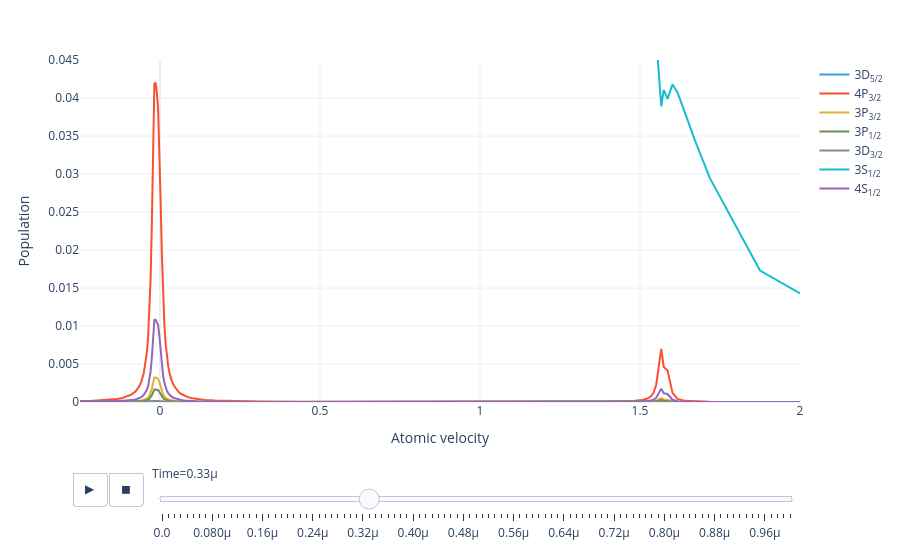

This figure's notebook cell:
### Code cell
model.level_population_distribution(sol).visualize(xaxis_range=(-.25, 2), yaxis_range=(0, .045))

### Figure 1 — Plotly figure (JSON) as saved in the notebook; plotly's stock layout.template omitted (floating-point values rounded to 4 significant figures)
{"data": [{"hovertemplate": "Level=3D<sub>5/2</sub><br>Time=0.0<br>Atomic velocity=%{x}<br>Population=%{y}<extra></extra>", "legendgroup": "3D<sub>5/2</sub>", "line": {"color": "#2fa1da", "dash": "solid"}, "marker": {"symbol": "circle"}, "mode": "lines", "name": "3D<sub>5/2</sub>", "orientation": "v", "showlegend": true, "type": "scatter", "x": [-2.5, -1.5, -0.875, -0.625, -0.4375, -0.3125, -0.2188, -0.1719, -0.1484, -0.1328, -0.1172, -0.1016, -0.08984, -0.08203, -0.07422, -0.06641, -0.05859, -0.05078, -0.04492, -0.04102, -0.03711, -0.0332, -0.0293, -0.02539, -0.02148, -0.01758, -0.01367, -0.009766, -0.005859, -0.001953, 0.001953, 0.005859, 0.009766, 0.01367, 0.01758, 0.02148, 0.02539, 0.0293, 0.03516, 0.04297, 0.05078, 0.05859, 0.06641, 0.07422, 0.08594, 0.1016, 0.1172, 0.1406, 0.1719, 0.2188, 0.3125, 0.4375, 0.5625, 0.6875, 0.875, 1.062, 1.188, 1.312, 1.406, 1.453, 1.484, 1.508, 1.523, 1.535, 1.543, 1.551, 1.559, 1.566, 1.574, 1.586, 1.602, 1.617, 1.641, 1.672, 1.719, 1.875, 2.5], "xaxis": "x", "y": [6.395e-11, 2.931e-09, 1.79e-08, 4.163e-08, 9.124e-08, 1.848e-07, 3.894e-07, 6.48e-07, 8.864e-07, 1.127e-06, 1.48e-06, 2.031e-06, 2.674e-06, 3.29e-06, 4.146e-06, 5.386e-06, 7.276e-06, 1.037e-05, 1.419e-05, 1.802e-05, 2.358e-05, 3.201e-05, 4.525e-05, 6.61e-05, 9.501e-05, 0.0001189, 0.000119, 0.0001155, 0.0001102, 9.489e-05, 7.442e-05, 5.401e-05, 3.86e-05, 2.822e-05, 2.129e-05, 1.655e-05, 1.32e-05, 1.076e-05, 8.185e-06, 5.969e-06, 4.544e-06, 3.574e-06, 2.885e-06, 2.377e-06, 1.836e-06, 1.361e-06, 1.05e-06, 7.516e-07, 5.189e-07, 3.321e-07, 1.73e-07, 9.672e-08, 6.573e-08, 5.101e-08, 4.232e-08, 4.362e-08, 5.246e-08, 7.931e-08, 1.469e-07, 2.494e-07, 4.218e-07, 7.437e-07, 1.264e-06, 2.17e-06, 3.476e-06, 6.353e-06, 1.323e-05, 1.956e-05, 1.283e-05, 1.171e-05, 3.299e-06, 1.095e-06, 4.142e-07, 1.738e-07, 6.888e-08, 9.852e-09, 1.914e-10], "yaxis": "y"}, {"hovertemplate": "Level=4P<sub>3/2</sub><br>Time=0.0<br>Atomic velocity=%{x}<br>Population=%{y}<extra></extra>", "legendgroup": "4P<sub>3/2</sub>", "line": {"color": "#fb4f2f", "dash": "solid"}, "marker": {"symbol": "circle"}, "mode": "lines", "name": "4P<sub>3/2</sub>", "orientation": "v", "showlegend": true, "type": "scatter", "x": [-2.5, -1.5, -0.875, -0.625, -0.4375, -0.3125, -0.2188, -0.1719, -0.1484, -0.1328, -0.1172, -0.1016, -0.08984, -0.08203, -0.07422, -0.06641, -0.05859, -0.05078, -0.04492, -0.04102, -0.03711, -0.0332, -0.0293, -0.02539, -0.02148, -0.01758, -0.01367, -0.009766, -0.005859, -0.001953, 0.001953, 0.005859, 0.009766, 0.01367, 0.01758, 0.02148, 0.02539, 0.0293, 0.03516, 0.04297, 0.05078, 0.05859, 0.06641, 0.07422, 0.08594, 0.1016, 0.1172, 0.1406, 0.1719, 0.2188, 0.3125, 0.4375, 0.5625, 0.6875, 0.875, 1.062, 1.188, 1.312, 1.406, 1.453, 1.484, 1.508, 1.523, 1.535, 1.543, 1.551, 1.559, 1.566, 1.574, 1.586, 1.602, 1.617, 1.641, 1.672, 1.719, 1.875, 2.5], "xaxis": "x", "y": [2.044e-08, 9.741e-07, 6.194e-06, 1.47e-05, 3.266e-05, 6.666e-05, 0.0001411, 0.0002353, 0.000322, 0.0004095, 0.0005382, 0.0007386, 0.0009727, 0.001197, 0.001508, 0.001959, 0.002646, 0.00377, 0.005154, 0.006541, 0.008553, 0.01159, 0.01633, 0.02372, 0.03376, 0.04186, 0.04203, 0.04066, 0.03846, 0.03328, 0.02638, 0.01934, 0.01391, 0.01021, 0.007715, 0.006004, 0.004792, 0.003908, 0.002975, 0.002171, 0.001653, 0.0013, 0.001049, 0.0008648, 0.0006676, 0.0004948, 0.0003815, 0.000273, 0.0001883, 0.0001203, 6.237e-05, 3.465e-05, 2.343e-05, 1.814e-05, 1.509e-05, 1.566e-05, 1.893e-05, 2.874e-05, 5.339e-05, 9.069e-05, 0.0001534, 0.0002705, 0.0004596, 0.0007884, 0.001262, 0.002302, 0.004763, 0.006993, 0.004612, 0.004181, 0.001196, 0.0003981, 0.0001507, 6.322e-05, 2.503e-05, 3.565e-06, 6.685e-08], "yaxis": "y"}, {"hovertemplate": "Level=3P<sub>3/2</sub><br>Time=0.0<br>Atomic velocity=%{x}<br>Population=%{y}<extra></extra>", "legendgroup": "3P<sub>3/2</sub>", "line": {"color": "#e4ae38", "dash": "solid"}, "marker": {"symbol": "circle"}, "mode": "lines", "name": "3P<sub>3/2</sub>", "orientation": "v", "showlegend": true, "type": "scatter", "x": [-2.5, -1.5, -0.875, -0.625, -0.4375, -0.3125, -0.2188, -0.1719, -0.1484, -0.1328, -0.1172, -0.1016, -0.08984, -0.08203, -0.07422, -0.06641, -0.05859, -0.05078, -0.04492, -0.04102, -0.03711, -0.0332, -0.0293, -0.02539, -0.02148, -0.01758, -0.01367, -0.009766, -0.005859, -0.001953, 0.001953, 0.005859, 0.009766, 0.01367, 0.01758, 0.02148, 0.02539, 0.0293, 0.03516, 0.04297, 0.05078, 0.05859, 0.06641, 0.07422, 0.08594, 0.1016, 0.1172, 0.1406, 0.1719, 0.2188, 0.3125, 0.4375, 0.5625, 0.6875, 0.875, 1.062, 1.188, 1.312, 1.406, 1.453, 1.484, 1.508, 1.523, 1.535, 1.543, 1.551, 1.559, 1.566, 1.574, 1.586, 1.602, 1.617, 1.641, 1.672, 1.719, 1.875, 2.5], "xaxis": "x", "y": [2.021e-09, 8.783e-08, 5.044e-07, 1.138e-06, 2.435e-06, 4.863e-06, 1.016e-05, 1.686e-05, 2.303e-05, 2.926e-05, 3.841e-05, 5.268e-05, 6.935e-05, 8.531e-05, 0.0001075, 0.0001397, 0.0001888, 0.0002692, 0.0003686, 0.0004686, 0.0006143, 0.0008359, 0.001187, 0.001748, 0.002549, 0.003221, 0.003226, 0.003153, 0.003041, 0.002607, 0.00201, 0.001434, 0.001015, 0.0007384, 0.0005554, 0.0004308, 0.0003432, 0.0002795, 0.0002125, 0.0001549, 0.0001179, 9.27e-05, 7.482e-05, 6.168e-05, 4.763e-05, 3.533e-05, 2.727e-05, 1.955e-05, 1.352e-05, 8.681e-06, 4.558e-06, 2.576e-06, 1.766e-06, 1.375e-06, 1.136e-06, 1.157e-06, 1.379e-06, 2.068e-06, 3.815e-06, 6.465e-06, 1.093e-05, 1.927e-05, 3.276e-05, 5.628e-05, 9.032e-05, 0.0001658, 0.0003491, 0.0005215, 0.000338, 0.0003108, 8.588e-05, 2.839e-05, 1.073e-05, 4.505e-06, 1.787e-06, 2.576e-07, 5.319e-09], "yaxis": "y"}, {"hovertemplate": "Level=3P<sub>1/2</sub><br>Time=0.0<br>Atomic velocity=%{x}<br>Population=%{y}<extra></extra>", "legendgroup": "3P<sub>1/2</sub>", "line": {"color": "#6d904f", "dash": "solid"}, "marker": {"symbol": "circle"}, "mode": "lines", "name": "3P<sub>1/2</sub>", "orientation": "v", "showlegend": true, "type": "scatter", "x": [-2.5, -1.5, -0.875, -0.625, -0.4375, -0.3125, -0.2188, -0.1719, -0.1484, -0.1328, -0.1172, -0.1016, -0.08984, -0.08203, -0.07422, -0.06641, -0.05859, -0.05078, -0.04492, -0.04102, -0.03711, -0.0332, -0.0293, -0.02539, -0.02148, -0.01758, -0.01367, -0.009766, -0.005859, -0.001953, 0.001953, 0.005859, 0.009766, 0.01367, 0.01758, 0.02148, 0.02539, 0.0293, 0.03516, 0.04297, 0.05078, 0.05859, 0.06641, 0.07422, 0.08594, 0.1016, 0.1172, 0.1406, 0.1719, 0.2188, 0.3125, 0.4375, 0.5625, 0.6875, 0.875, 1.062, 1.188, 1.312, 1.406, 1.453, 1.484, 1.508, 1.523, 1.535, 1.543, 1.551, 1.559, 1.566, 1.574, 1.586, 1.602, 1.617, 1.641, 1.672, 1.719, 1.875, 2.5], "xaxis": "x", "y": [1.033e-09, 4.493e-08, 2.582e-07, 5.824e-07, 1.247e-06, 2.491e-06, 5.206e-06, 8.636e-06, 1.18e-05, 1.499e-05, 1.968e-05, 2.698e-05, 3.552e-05, 4.37e-05, 5.507e-05, 7.154e-05, 9.67e-05, 0.0001379, 0.0001888, 0.0002401, 0.0003147, 0.0004282, 0.0006079, 0.0008951, 0.001305, 0.001649, 0.001652, 0.001615, 0.001557, 0.001335, 0.001029, 0.0007346, 0.00052, 0.0003782, 0.0002845, 0.0002207, 0.0001758, 0.0001432, 0.0001088, 7.934e-05, 6.038e-05, 4.749e-05, 3.833e-05, 3.159e-05, 2.44e-05, 1.81e-05, 1.397e-05, 1.001e-05, 6.926e-06, 4.446e-06, 2.335e-06, 1.319e-06, 9.042e-07, 7.042e-07, 5.82e-07, 5.927e-07, 7.063e-07, 1.059e-06, 1.954e-06, 3.312e-06, 5.598e-06, 9.869e-06, 1.678e-05, 2.883e-05, 4.627e-05, 8.494e-05, 0.0001788, 0.0002671, 0.0001731, 0.0001592, 4.399e-05, 1.454e-05, 5.497e-06, 2.307e-06, 9.154e-07, 1.32e-07, 2.723e-09], "yaxis": "y"}, {"hovertemplate": "Level=3D<sub>3/2</sub><br>Time=0.0<br>Atomic velocity=%{x}<br>Population=%{y}<extra></extra>", "legendgroup": "3D<sub>3/2</sub>", "line": {"color": "#8a8a8a", "dash": "solid"}, "marker": {"symbol": "circle"}, "mode": "lines", "name": "3D<sub>3/2</sub>", "orientation": "v", "showlegend": true, "type": "scatter", "x": [-2.5, -1.5, -0.875, -0.625, -0.4375, -0.3125, -0.2188, -0.1719, -0.1484, -0.1328, -0.1172, -0.1016, -0.08984, -0.08203, -0.07422, -0.06641, -0.05859, -0.05078, -0.04492, -0.04102, -0.03711, -0.0332, -0.0293, -0.02539, -0.02148, -0.01758, -0.01367, -0.009766, -0.005859, -0.001953, 0.001953, 0.005859, 0.009766, 0.01367, 0.01758, 0.02148, 0.02539, 0.0293, 0.03516, 0.04297, 0.05078, 0.05859, 0.06641, 0.07422, 0.08594, 0.1016, 0.1172, 0.1406, 0.1719, 0.2188, 0.3125, 0.4375, 0.5625, 0.6875, 0.875, 1.062, 1.188, 1.312, 1.406, 1.453, 1.484, 1.508, 1.523, 1.535, 1.543, 1.551, 1.559, 1.566, 1.574, 1.586, 1.602, 1.617, 1.641, 1.672, 1.719, 1.875, 2.5], "xaxis": "x", "y": [7.097e-11, 3.252e-09, 1.986e-08, 4.622e-08, 1.013e-07, 2.051e-07, 4.323e-07, 7.194e-07, 9.841e-07, 1.251e-06, 1.643e-06, 2.255e-06, 2.969e-06, 3.652e-06, 4.603e-06, 5.979e-06, 8.078e-06, 1.151e-05, 1.575e-05, 2.001e-05, 2.618e-05, 3.554e-05, 5.023e-05, 7.337e-05, 0.0001055, 0.0001319, 0.0001322, 0.0001283, 0.0001224, 0.0001054, 8.263e-05, 5.998e-05, 4.286e-05, 3.133e-05, 2.364e-05, 1.837e-05, 1.465e-05, 1.194e-05, 9.087e-06, 6.628e-06, 5.045e-06, 3.969e-06, 3.203e-06, 2.64e-06, 2.038e-06, 1.511e-06, 1.165e-06, 8.345e-07, 5.762e-07, 3.687e-07, 1.921e-07, 1.074e-07, 7.297e-08, 5.662e-08, 4.698e-08, 4.841e-08, 5.822e-08, 8.802e-08, 1.631e-07, 2.768e-07, 4.681e-07, 8.253e-07, 1.403e-06, 2.408e-06, 3.857e-06, 7.052e-06, 1.469e-05, 2.172e-05, 1.423e-05, 1.3e-05, 3.661e-06, 1.215e-06, 4.597e-07, 1.929e-07, 7.644e-08, 1.093e-08, 2.125e-10], "yaxis": "y"}, {"hovertemplate": "Level=3S<sub>1/2</sub><br>Time=0.0<br>Atomic velocity=%{x}<br>Population=%{y}<extra></extra>", "legendgroup": "3S<sub>1/2</sub>", "line": {"color": "#16bdcf", "dash": "solid"}, "marker": {"symbol": "circle"}, "mode": "lines", "name": "3S<sub>1/2</sub>", "orientation": "v", "showlegend": true, "type": "scatter", "x": [-2.5, -1.5, -0.875, -0.625, -0.4375, -0.3125, -0.2188, -0.1719, -0.1484, -0.1328, -0.1172, -0.1016, -0.08984, -0.08203, -0.07422, -0.06641, -0.05859, -0.05078, -0.04492, -0.04102, -0.03711, -0.0332, -0.0293, -0.02539, -0.02148, -0.01758, -0.01367, -0.009766, -0.005859, -0.001953, 0.001953, 0.005859, 0.009766, 0.01367, 0.01758, 0.02148, 0.02539, 0.0293, 0.03516, 0.04297, 0.05078, 0.05859, 0.06641, 0.07422, 0.08594, 0.1016, 0.1172, 0.1406, 0.1719, 0.2188, 0.3125, 0.4375, 0.5625, 0.6875, 0.875, 1.062, 1.188, 1.312, 1.406, 1.453, 1.484, 1.508, 1.523, 1.535, 1.543, 1.551, 1.559, 1.566, 1.574, 1.586, 1.602, 1.617, 1.641, 1.672, 1.719, 1.875, 2.5], "xaxis": "x", "y": [0.002328, 0.07631, 0.2631, 0.3813, 0.4655, 0.5111, 0.5375, 0.5474, 0.5514, 0.5538, 0.5558, 0.5574, 0.5583, 0.5588, 0.559, 0.559, 0.5587, 0.5576, 0.556, 0.5543, 0.5517, 0.5477, 0.5413, 0.5312, 0.5172, 0.506, 0.5061, 0.5079, 0.5108, 0.5183, 0.5281, 0.5379, 0.5453, 0.5503, 0.5536, 0.5558, 0.5573, 0.5584, 0.5595, 0.5602, 0.5605, 0.5605, 0.5603, 0.5599, 0.5591, 0.5577, 0.556, 0.5527, 0.5475, 0.5375, 0.5111, 0.4655, 0.4109, 0.3516, 0.2631, 0.1827, 0.138, 0.101, 0.07809, 0.06819, 0.06211, 0.05772, 0.05478, 0.05237, 0.05046, 0.04779, 0.04317, 0.03889, 0.04107, 0.03989, 0.0418, 0.04074, 0.03804, 0.0344, 0.02942, 0.0173, 0.002328], "yaxis": "y"}, {"hovertemplate": "Level=4S<sub>1/2</sub><br>Time=0.0<br>Atomic velocity=%{x}<br>Population=%{y}<extra></extra>", "legendgroup": "4S<sub>1/2</sub>", "line": {"color": "#9367bc", "dash": "solid"}, "marker": {"symbol": "circle"}, "mode": "lines", "name": "4S<sub>1/2</sub>", "orientation": "v", "showlegend": true, "type": "scatter", "x": [-2.5, -1.5, -0.875, -0.625, -0.4375, -0.3125, -0.2188, -0.1719, -0.1484, -0.1328, -0.1172, -0.1016, -0.08984, -0.08203, -0.07422, -0.06641, -0.05859, -0.05078, -0.04492, -0.04102, -0.03711, -0.0332, -0.0293, -0.02539, -0.02148, -0.01758, -0.01367, -0.009766, -0.005859, -0.001953, 0.001953, 0.005859, 0.009766, 0.01367, 0.01758, 0.02148, 0.02539, 0.0293, 0.03516, 0.04297, 0.05078, 0.05859, 0.06641, 0.07422, 0.08594, 0.1016, 0.1172, 0.1406, 0.1719, 0.2188, 0.3125, 0.4375, 0.5625, 0.6875, 0.875, 1.062, 1.188, 1.312, 1.406, 1.453, 1.484, 1.508, 1.523, 1.535, 1.543, 1.551, 1.559, 1.566, 1.574, 1.586, 1.602, 1.617, 1.641, 1.672, 1.719, 1.875, 2.5], "xaxis": "x", "y": [6.335e-09, 2.816e-07, 1.661e-06, 3.8e-06, 8.223e-06, 1.653e-05, 3.467e-05, 5.761e-05, 7.874e-05, 0.0001001, 0.0001314, 0.0001802, 0.0002373, 0.0002919, 0.0003679, 0.0004779, 0.0006459, 0.0009208, 0.00126, 0.001601, 0.002098, 0.002851, 0.004039, 0.005924, 0.008583, 0.01079, 0.01081, 0.01054, 0.01011, 0.008687, 0.006749, 0.004853, 0.003451, 0.002516, 0.001895, 0.001472, 0.001173, 0.0009555, 0.0007267, 0.0005299, 0.0004033, 0.0003172, 0.000256, 0.000211, 0.000163, 0.0001208, 9.324e-05, 6.68e-05, 4.617e-05, 2.96e-05, 1.548e-05, 8.707e-06, 5.944e-06, 4.622e-06, 3.826e-06, 3.918e-06, 4.688e-06, 7.057e-06, 1.304e-05, 2.212e-05, 3.741e-05, 6.595e-05, 0.0001121, 0.0001925, 0.0003087, 0.0005657, 0.001185, 0.001761, 0.001147, 0.001052, 0.0002933, 9.714e-05, 3.673e-05, 1.542e-05, 6.113e-06, 8.781e-07, 1.763e-08], "yaxis": "y"}], "layout": {"legend": {"title": {}, "tracegroupgap": 0}, "margin": {"t": 60}, "sliders": [{"active": 33, "currentvalue": {"prefix": "Time="}, "len": 0.9, "pad": {"b": 10, "t": 60}, "steps": [{"args": [["0.0"], {"frame": {"duration": 0, "redraw": false}, "fromcurrent": true, "mode": "immediate", "transition": {"duration": 0, "easing": "linear"}}], "label": "0.0", "method": "animate"}, {"args": [["1e-08"], {"frame": {"duration": 0, "redraw": false}, "fromcurrent": true, "mode": "immediate", "transition": {"duration": 0, "easing": "linear"}}], "label": "0.010µ", "method": "animate"}, {"args": [["2e-08"], {"frame": {"duration": 0, "redraw": false}, "fromcurrent": true, "mode": "immediate", "transition": {"duration": 0, "easing": "linear"}}], "label": "0.020µ", "method": "animate"}, {"args": [["3.0000000000000004e-08"], {"frame": {"duration": 0, "redraw": false}, "fromcurrent": true, "mode": "immediate", "transition": {"duration": 0, "easing": "linear"}}], "label": "0.030µ", "method": "animate"}, {"args": [["4e-08"], {"frame": {"duration": 0, "redraw": false}, "fromcurrent": true, "mode": "immediate", "transition": {"duration": 0, "easing": "linear"}}], "label": "0.040µ", "method": "animate"}, {"args": [["5e-08"], {"frame": {"duration": 0, "redraw": false}, "fromcurrent": true, "mode": "immediate", "transition": {"duration": 0, "easing": "linear"}}], "label": "0.050µ", "method": "animate"}, {"args": [["6.000000000000001e-08"], {"frame": {"duration": 0, "redraw": false}, "fromcurrent": true, "mode": "immediate", "transition": {"duration": 0, "easing": "linear"}}], "label": "0.060µ", "method": "animate"}, {"args": [["7e-08"], {"frame": {"duration": 0, "redraw": false}, "fromcurrent": true, "mode": "immediate", "transition": {"duration": 0, "easing": "linear"}}], "label": "0.070µ", "method": "animate"}, {"args": [["8e-08"], {"frame": {"duration": 0, "redraw": false}, "fromcurrent": true, "mode": "immediate", "transition": {"duration": 0, "easing": "linear"}}], "label": "0.080µ", "method": "animate"}, {"args": [["9e-08"], {"frame": {"duration": 0, "redraw": false}, "fromcurrent": true, "mode": "immediate", "transition": {"duration": 0, "easing": "linear"}}], "label": "0.090µ", "method": "animate"}, {"args": [["1e-07"], {"frame": {"duration": 0, "redraw": false}, "fromcurrent": true, "mode": "immediate", "transition": {"duration": 0, "easing": "linear"}}], "label": "0.10µ", "method": "animate"}, {"args": [["1.1e-07"], {"frame": {"duration": 0, "redraw": false}, "fromcurrent": true, "mode": "immediate", "transition": {"duration": 0, "easing": "linear"}}], "label": "0.11µ", "method": "animate"}, {"args": [["1.2000000000000002e-07"], {"frame": {"duration": 0, "redraw": false}, "fromcurrent": true, "mode": "immediate", "transition": {"duration": 0, "easing": "linear"}}], "label": "0.12µ", "method": "animate"}, {"args": [["1.3e-07"], {"frame": {"duration": 0, "redraw": false}, "fromcurrent": true, "mode": "immediate", "transition": {"duration": 0, "easing": "linear"}}], "label": "0.13µ", "method": "animate"}, {"args": [["1.4e-07"], {"frame": {"duration": 0, "redraw": false}, "fromcurrent": true, "mode": "immediate", "transition": {"duration": 0, "easing": "linear"}}], "label": "0.14µ", "method": "animate"}, {"args": [["1.5e-07"], {"frame": {"duration": 0, "redraw": false}, "fromcurrent": true, "mode": "immediate", "transition": {"duration": 0, "easing": "linear"}}], "label": "0.15µ", "method": "animate"}, {"args": [["1.6e-07"], {"frame": {"duration": 0, "redraw": false}, "fromcurrent": true, "mode": "immediate", "transition": {"duration": 0, "easing": "linear"}}], "label": "0.16µ", "method": "animate"}, {"args": [["1.7000000000000001e-07"], {"frame": {"duration": 0, "redraw": false}, "fromcurrent": true, "mode": "immediate", "transition": {"duration": 0, "easing": "linear"}}], "label": "0.17µ", "method": "animate"}, {"args": [["1.8e-07"], {"frame": {"duration": 0, "redraw": false}, "fromcurrent": true, "mode": "immediate", "transition": {"duration": 0, "easing": "linear"}}], "label": "0.18µ", "method": "animate"}, {"args": [["1.9e-07"], {"frame": {"duration": 0, "redraw": false}, "fromcurrent": true, "mode": "immediate", "transition": {"duration": 0, "easing": "linear"}}], "label": "0.19µ", "method": "animate"}, {"args": [["2e-07"], {"frame": {"duration": 0, "redraw": false}, "fromcurrent": true, "mode": "immediate", "transition": {"duration": 0, "easing": "linear"}}], "label": "0.20µ", "method": "animate"}, {"args": [["2.1e-07"], {"frame": {"duration": 0, "redraw": false}, "fromcurrent": true, "mode": "immediate", "transition": {"duration": 0, "easing": "linear"}}], "label": "0.21µ", "method": "animate"}, {"args": [["2.2e-07"], {"frame": {"duration": 0, "redraw": false}, "fromcurrent": true, "mode": "immediate", "transition": {"duration": 0, "easing": "linear"}}], "label": "0.22µ", "method": "animate"}, {"args": [["2.3e-07"], {"frame": {"duration": 0, "redraw": false}, "fromcurrent": true, "mode": "immediate", "transition": {"duration": 0, "easing": "linear"}}], "label": "0.23µ", "method": "animate"}, {"args": [["2.4000000000000003e-07"], {"frame": {"duration": 0, "redraw": false}, "fromcurrent": true, "mode": "immediate", "transition": {"duration": 0, "easing": "linear"}}], "label": "0.24µ", "method": "animate"}, {"args": [["2.5e-07"], {"frame": {"duration": 0, "redraw": false}, "fromcurrent": true, "mode": "immediate", "transition": {"duration": 0, "easing": "linear"}}], "label": "0.25µ", "method": "animate"}, {"args": [["2.6e-07"], {"frame": {"duration": 0, "redraw": false}, "fromcurrent": true, "mode": "immediate", "transition": {"duration": 0, "easing": "linear"}}], "label": "0.26µ", "method": "animate"}, {"args": [["2.7e-07"], {"frame": {"duration": 0, "redraw": false}, "fromcurrent": true, "mode": "immediate", "transition": {"duration": 0, "easing": "linear"}}], "label": "0.27µ", "method": "animate"}, {"args": [["2.8e-07"], {"frame": {"duration": 0, "redraw": false}, "fromcurrent": true, "mode": "immediate", "transition": {"duration": 0, "easing": "linear"}}], "label": "0.28µ", "method": "animate"}, {"args": [["2.9000000000000003e-07"], {"frame": {"duration": 0, "redraw": false}, "fromcurrent": true, "mode": "immediate", "transition": {"duration": 0, "easing": "linear"}}], "label": "0.29µ", "method": "animate"}, {"args": [["3e-07"], {"frame": {"duration": 0, "redraw": false}, "fromcurrent": true, "mode": "immediate", "transition": {"duration": 0, "easing": "linear"}}], "label": "0.30µ", "method": "animate"}, {"args": [["3.1e-07"], {"frame": {"duration": 0, "redraw": false}, "fromcurrent": true, "mode": "immediate", "transition": {"duration": 0, "easing": "linear"}}], "label": "0.31µ", "method": "animate"}, {"args": [["3.2e-07"], {"frame": {"duration": 0, "redraw": false}, "fromcurrent": true, "mode": "immediate", "transition": {"duration": 0, "easing": "linear"}}], "label": "0.32µ", "method": "animate"}, {"args": [["3.3e-07"], {"frame": {"duration": 0, "redraw": false}, "fromcurrent": true, "mode": "immediate", "transition": {"duration": 0, "easing": "linear"}}], "label": "0.33µ", "method": "animate"}, {"args": [["3.4000000000000003e-07"], {"frame": {"duration": 0, "redraw": false}, "fromcurrent": true, "mode": "immediate", "transition": {"duration": 0, "easing": "linear"}}], "label": "0.34µ", "method": "animate"}, {"args": [["3.5e-07"], {"frame": {"duration": 0, "redraw": false}, "fromcurrent": true, "mode": "immediate", "transition": {"duration": 0, "easing": "linear"}}], "label": "0.35µ", "method": "animate"}, {"args": [["3.6e-07"], {"frame": {"duration": 0, "redraw": false}, "fromcurrent": true, "mode": "immediate", "transition": {"duration": 0, "easing": "linear"}}], "label": "0.36µ", "method": "animate"}, {"args": [["3.7e-07"], {"frame": {"duration": 0, "redraw": false}, "fromcurrent": true, "mode": "immediate", "transition": {"duration": 0, "easing": "linear"}}], "label": "0.37µ", "method": "animate"}, {"args": [["3.8e-07"], {"frame": {"duration": 0, "redraw": false}, "fromcurrent": true, "mode": "immediate", "transition": {"duration": 0, "easing": "linear"}}], "label": "0.38µ", "method": "animate"}, {"args": [["3.9e-07"], {"frame": {"duration": 0, "redraw": false}, "fromcurrent": true, "mode": "immediate", "transition": {"duration": 0, "easing": "linear"}}], "label": "0.39µ", "method": "animate"}, {"args": [["4e-07"], {"frame": {"duration": 0, "redraw": false}, "fromcurrent": true, "mode": "immediate", "transition": {"duration": 0, "easing": "linear"}}], "label": "0.40µ", "method": "animate"}, {"args": [["4.1e-07"], {"frame": {"duration": 0, "redraw": false}, "fromcurrent": true, "mode": "immediate", "transition": {"duration": 0, "easing": "linear"}}], "label": "0.41µ", "method": "animate"}, {"args": [["4.2e-07"], {"frame": {"duration": 0, "redraw": false}, "fromcurrent": true, "mode": "immediate", "transition": {"duration": 0, "easing": "linear"}}], "label": "0.42µ", "method": "animate"}, {"args": [["4.3e-07"], {"frame": {"duration": 0, "redraw": false}, "fromcurrent": true, "mode": "immediate", "transition": {"duration": 0, "easing": "linear"}}], "label": "0.43µ", "method": "animate"}, {"args": [["4.4e-07"], {"frame": {"duration": 0, "redraw": false}, "fromcurrent": true, "mode": "immediate", "transition": {"duration": 0, "easing": "linear"}}], "label": "0.44µ", "method": "animate"}, {"args": [["4.5000000000000003e-07"], {"frame": {"duration": 0, "redraw": false}, "fromcurrent": true, "mode": "immediate", "transition": {"duration": 0, "easing": "linear"}}], "label": "0.45µ", "method": "animate"}, {"args": [["4.6e-07"], {"frame": {"duration": 0, "redraw": false}, "fromcurrent": true, "mode": "immediate", "transition": {"duration": 0, "easing": "linear"}}], "label": "0.46µ", "method": "animate"}, {"args": [["4.7e-07"], {"frame": {"duration": 0, "redraw": false}, "fromcurrent": true, "mode": "immediate", "transition": {"duration": 0, "easing": "linear"}}], "label": "0.47µ", "method": "animate"}, {"args": [["4.800000000000001e-07"], {"frame": {"duration": 0, "redraw": false}, "fromcurrent": true, "mode": "immediate", "transition": {"duration": 0, "easing": "linear"}}], "label": "0.48µ", "method": "animate"}, {"args": [["4.9e-07"], {"frame": {"duration": 0, "redraw": false}, "fromcurrent": true, "mode": "immediate", "transition": {"duration": 0, "easing": "linear"}}], "label": "0.49µ", "method": "animate"}, {"args": [["5e-07"], {"frame": {"duration": 0, "redraw": false}, "fromcurrent": true, "mode": "immediate", "transition": {"duration": 0, "easing": "linear"}}], "label": "0.50µ", "method": "animate"}, {"args": [["5.1e-07"], {"frame": {"duration": 0, "redraw": false}, "fromcurrent": true, "mode": "immediate", "transition": {"duration": 0, "easing": "linear"}}], "label": "0.51µ", "method": "animate"}, {"args": [["5.2e-07"], {"frame": {"duration": 0, "redraw": false}, "fromcurrent": true, "mode": "immediate", "transition": {"duration": 0, "easing": "linear"}}], "label": "0.52µ", "method": "animate"}, {"args": [["5.3e-07"], {"frame": {"duration": 0, "redraw": false}, "fromcurrent": true, "mode": "immediate", "transition": {"duration": 0, "easing": "linear"}}], "label": "0.53µ", "method": "animate"}, {"args": [["5.4e-07"], {"frame": {"duration": 0, "redraw": false}, "fromcurrent": true, "mode": "immediate", "transition": {"duration": 0, "easing": "linear"}}], "label": "0.54µ", "method": "animate"}, {"args": [["5.5e-07"], {"frame": {"duration": 0, "redraw": false}, "fromcurrent": true, "mode": "immediate", "transition": {"duration": 0, "easing": "linear"}}], "label": "0.55µ", "method": "animate"}, {"args": [["5.6e-07"], {"frame": {"duration": 0, "redraw": false}, "fromcurrent": true, "mode": "immediate", "transition": {"duration": 0, "easing": "linear"}}], "label": "0.56µ", "method": "animate"}, {"args": [["5.7e-07"], {"frame": {"duration": 0, "redraw": false}, "fromcurrent": true, "mode": "immediate", "transition": {"duration": 0, "easing": "linear"}}], "label": "0.57µ", "method": "animate"}, {"args": [["5.800000000000001e-07"], {"frame": {"duration": 0, "redraw": false}, "fromcurrent": true, "mode": "immediate", "transition": {"duration": 0, "easing": "linear"}}], "label": "0.58µ", "method": "animate"}, {"args": [["5.9e-07"], {"frame": {"duration": 0, "redraw": false}, "fromcurrent": true, "mode": "immediate", "transition": {"duration": 0, "easing": "linear"}}], "label": "0.59µ", "method": "animate"}, {"args": [["6e-07"], {"frame": {"duration": 0, "redraw": false}, "fromcurrent": true, "mode": "immediate", "transition": {"duration": 0, "easing": "linear"}}], "label": "0.60µ", "method": "animate"}, {"args": [["6.1e-07"], {"frame": {"duration": 0, "redraw": false}, "fromcurrent": true, "mode": "immediate", "transition": {"duration": 0, "easing": "linear"}}], "label": "0.61µ", "method": "animate"}, {"args": [["6.2e-07"], {"frame": {"duration": 0, "redraw": false}, "fromcurrent": true, "mode": "immediate", "transition": {"duration": 0, "easing": "linear"}}], "label": "0.62µ", "method": "animate"}, {"args": [["6.3e-07"], {"frame": {"duration": 0, "redraw": false}, "fromcurrent": true, "mode": "immediate", "transition": {"duration": 0, "easing": "linear"}}], "label": "0.63µ", "method": "animate"}, {"args": [["6.4e-07"], {"frame": {"duration": 0, "redraw": false}, "fromcurrent": true, "mode": "immediate", "transition": {"duration": 0, "easing": "linear"}}], "label": "0.64µ", "method": "animate"}, {"args": [["6.5e-07"], {"frame": {"duration": 0, "redraw": false}, "fromcurrent": true, "mode": "immediate", "transition": {"duration": 0, "easing": "linear"}}], "label": "0.65µ", "method": "animate"}, {"args": [["6.6e-07"], {"frame": {"duration": 0, "redraw": false}, "fromcurrent": true, "mode": "immediate", "transition": {"duration": 0, "easing": "linear"}}], "label": "0.66µ", "method": "animate"}, {"args": [["6.7e-07"], {"frame": {"duration": 0, "redraw": false}, "fromcurrent": true, "mode": "immediate", "transition": {"duration": 0, "easing": "linear"}}], "label": "0.67µ", "method": "animate"}, {"args": [["6.800000000000001e-07"], {"frame": {"duration": 0, "redraw": false}, "fromcurrent": true, "mode": "immediate", "transition": {"duration": 0, "easing": "linear"}}], "label": "0.68µ", "method": "animate"}, {"args": [["6.900000000000001e-07"], {"frame": {"duration": 0, "redraw": false}, "fromcurrent": true, "mode": "immediate", "transition": {"duration": 0, "easing": "linear"}}], "label": "0.69µ", "method": "animate"}, {"args": [["7e-07"], {"frame": {"duration": 0, "redraw": false}, "fromcurrent": true, "mode": "immediate", "transition": {"duration": 0, "easing": "linear"}}], "label": "0.70µ", "method": "animate"}, {"args": [["7.1e-07"], {"frame": {"duration": 0, "redraw": false}, "fromcurrent": true, "mode": "immediate", "transition": {"duration": 0, "easing": "linear"}}], "label": "0.71µ", "method": "animate"}, {"args": [["7.2e-07"], {"frame": {"duration": 0, "redraw": false}, "fromcurrent": true, "mode": "immediate", "transition": {"duration": 0, "easing": "linear"}}], "label": "0.72µ", "method": "animate"}, {"args": [["7.3e-07"], {"frame": {"duration": 0, "redraw": false}, "fromcurrent": true, "mode": "immediate", "transition": {"duration": 0, "easing": "linear"}}], "label": "0.73µ", "method": "animate"}, {"args": [["7.4e-07"], {"frame": {"duration": 0, "redraw": false}, "fromcurrent": true, "mode": "immediate", "transition": {"duration": 0, "easing": "linear"}}], "label": "0.74µ", "method": "animate"}, {"args": [["7.5e-07"], {"frame": {"duration": 0, "redraw": false}, "fromcurrent": true, "mode": "immediate", "transition": {"duration": 0, "easing": "linear"}}], "label": "0.75µ", "method": "animate"}, {"args": [["7.6e-07"], {"frame": {"duration": 0, "redraw": false}, "fromcurrent": true, "mode": "immediate", "transition": {"duration": 0, "easing": "linear"}}], "label": "0.76µ", "method": "animate"}, {"args": [["7.7e-07"], {"frame": {"duration": 0, "redraw": false}, "fromcurrent": true, "mode": "immediate", "transition": {"duration": 0, "easing": "linear"}}], "label": "0.77µ", "method": "animate"}, {"args": [["7.8e-07"], {"frame": {"duration": 0, "redraw": false}, "fromcurrent": true, "mode": "immediate", "transition": {"duration": 0, "easing": "linear"}}], "label": "0.78µ", "method": "animate"}, {"args": [["7.900000000000001e-07"], {"frame": {"duration": 0, "redraw": false}, "fromcurrent": true, "mode": "immediate", "transition": {"duration": 0, "easing": "linear"}}], "label": "0.79µ", "method": "animate"}, {"args": [["8e-07"], {"frame": {"duration": 0, "redraw": false}, "fromcurrent": true, "mode": "immediate", "transition": {"duration": 0, "easing": "linear"}}], "label": "0.80µ", "method": "animate"}, {"args": [["8.1e-07"], {"frame": {"duration": 0, "redraw": false}, "fromcurrent": true, "mode": "immediate", "transition": {"duration": 0, "easing": "linear"}}], "label": "0.81µ", "method": "animate"}, {"args": [["8.2e-07"], {"frame": {"duration": 0, "redraw": false}, "fromcurrent": true, "mode": "immediate", "transition": {"duration": 0, "easing": "linear"}}], "label": "0.82µ", "method": "animate"}, {"args": [["8.3e-07"], {"frame": {"duration": 0, "redraw": false}, "fromcurrent": true, "mode": "immediate", "transition": {"duration": 0, "easing": "linear"}}], "label": "0.83µ", "method": "animate"}, {"args": [["8.4e-07"], {"frame": {"duration": 0, "redraw": false}, "fromcurrent": true, "mode": "immediate", "transition": {"duration": 0, "easing": "linear"}}], "label": "0.84µ", "method": "animate"}, {"args": [["8.5e-07"], {"frame": {"duration": 0, "redraw": false}, "fromcurrent": true, "mode": "immediate", "transition": {"duration": 0, "easing": "linear"}}], "label": "0.85µ", "method": "animate"}, {"args": [["8.6e-07"], {"frame": {"duration": 0, "redraw": false}, "fromcurrent": true, "mode": "immediate", "transition": {"duration": 0, "easing": "linear"}}], "label": "0.86µ", "method": "animate"}, {"args": [["8.7e-07"], {"frame": {"duration": 0, "redraw": false}, "fromcurrent": true, "mode": "immediate", "transition": {"duration": 0, "easing": "linear"}}], "label": "0.87µ", "method": "animate"}, {"args": [["8.8e-07"], {"frame": {"duration": 0, "redraw": false}, "fromcurrent": true, "mode": "immediate", "transition": {"duration": 0, "easing": "linear"}}], "label": "0.88µ", "method": "animate"}, {"args": [["8.900000000000001e-07"], {"frame": {"duration": 0, "redraw": false}, "fromcurrent": true, "mode": "immediate", "transition": {"duration": 0, "easing": "linear"}}], "label": "0.89µ", "method": "animate"}, {"args": [["9.000000000000001e-07"], {"frame": {"duration": 0, "redraw": false}, "fromcurrent": true, "mode": "immediate", "transition": {"duration": 0, "easing": "linear"}}], "label": "0.90µ", "method": "animate"}, {"args": [["9.1e-07"], {"frame": {"duration": 0, "redraw": false}, "fromcurrent": true, "mode": "immediate", "transition": {"duration": 0, "easing": "linear"}}], "label": "0.91µ", "method": "animate"}, {"args": [["9.2e-07"], {"frame": {"duration": 0, "redraw": false}, "fromcurrent": true, "mode": "immediate", "transition": {"duration": 0, "easing": "linear"}}], "label": "0.92µ", "method": "animate"}, {"args": [["9.3e-07"], {"frame": {"duration": 0, "redraw": false}, "fromcurrent": true, "mode": "immediate", "transition": {"duration": 0, "easing": "linear"}}], "label": "0.93µ", "method": "animate"}, {"args": [["9.4e-07"], {"frame": {"duration": 0, "redraw": false}, "fromcurrent": true, "mode": "immediate", "transition": {"duration": 0, "easing": "linear"}}], "label": "0.94µ", "method": "animate"}, {"args": [["9.5e-07"], {"frame": {"duration": 0, "redraw": false}, "fromcurrent": true, "mode": "immediate", "transition": {"duration": 0, "easing": "linear"}}], "label": "0.95µ", "method": "animate"}, {"args": [["9.600000000000001e-07"], {"frame": {"duration": 0, "redraw": false}, "fromcurrent": true, "mode": "immediate", "transition": {"duration": 0, "easing": "linear"}}], "label": "0.96µ", "method": "animate"}, {"args": [["9.7e-07"], {"frame": {"duration": 0, "redraw": false}, "fromcurrent": true, "mode": "immediate", "transition": {"duration": 0, "easing": "linear"}}], "label": "0.97µ", "method": "animate"}, {"args": [["9.8e-07"], {"frame": {"duration": 0, "redraw": false}, "fromcurrent": true, "mode": "immediate", "transition": {"duration": 0, "easing": "linear"}}], "label": "0.98µ", "method": "animate"}, {"args": [["9.9e-07"], {"frame": {"duration": 0, "redraw": false}, "fromcurrent": true, "mode": "immediate", "transition": {"duration": 0, "easing": "linear"}}], "label": "0.99µ", "method": "animate"}, {"args": [["1e-06"], {"frame": {"duration": 0, "redraw": false}, "fromcurrent": true, "mode": "immediate", "transition": {"duration": 0, "easing": "linear"}}], "label": "1.00µ", "method": "animate"}], "x": 0.1, "xanchor": "left", "y": 0, "yanchor": "top"}], "updatemenus": [{"buttons": [{"args": [null, {"frame": {"duration": 100, "redraw": false}, "fromcurrent": true, "mode": "immediate", "transition": {"duration": 0, "easing": "linear"}}], "label": "&#9654;", "method": "animate"}, {"args": [[null], {"frame": {"duration": 0, "redraw": false}, "fromcurrent": true, "mode": "immediate", "transition": {"duration": 0, "easing": "linear"}}], "label": "&#9724;", "method": "animate"}], "direction": "left", "pad": {"r": 10, "t": 70}, "showactive": false, "type": "buttons", "x": 0.1, "xanchor": "right", "y": 0, "yanchor": "top"}], "xaxis": {"anchor": "y", "domain": [0, 1], "range": [-0.25, 2], "title": {"text": "Atomic velocity"}}, "yaxis": {"anchor": "x", "domain": [0, 1], "range": [0, 0.045], "title": {"text": "Population"}}}}
